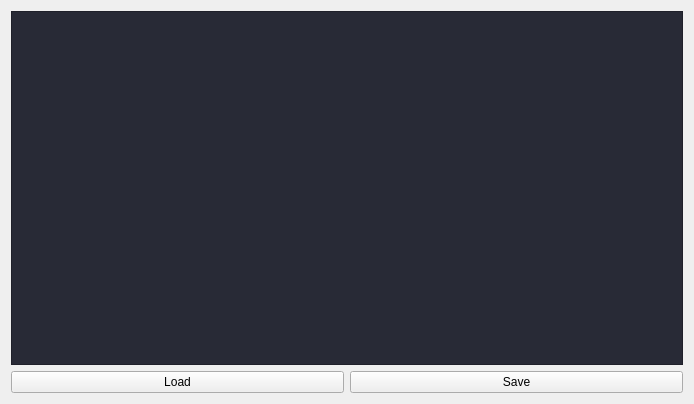
<?xml version="1.0" encoding="UTF-8"?>
<ui version="4.0">
 <class>LuaEditor</class>
 <widget class="QWidget" name="LuaEditor">
  <property name="geometry">
   <rect>
    <x>0</x>
    <y>0</y>
    <width>694</width>
    <height>404</height>
   </rect>
  </property>
  <property name="windowTitle">
   <string>Form</string>
  </property>
  <layout class="QGridLayout" name="gridLayout">
   <item row="0" column="0" colspan="2">
    <widget class="QCodeEditor" name="eEditor">
     <property name="styleSheet">
      <string notr="true">background-color: rgb(40, 42, 54);</string>
     </property>
     <property name="locale">
      <locale language="English" country="World"/>
     </property>
    </widget>
   </item>
   <item row="1" column="0">
    <widget class="QPushButton" name="bLoad">
     <property name="text">
      <string>Load</string>
     </property>
    </widget>
   </item>
   <item row="1" column="1">
    <widget class="QPushButton" name="bSave">
     <property name="text">
      <string>Save</string>
     </property>
    </widget>
   </item>
  </layout>
 </widget>
 <customwidgets>
  <customwidget>
   <class>QCodeEditor</class>
   <extends>QTextEdit</extends>
   <header location="global">QCodeEditor</header>
  </customwidget>
 </customwidgets>
 <resources/>
 <connections/>
</ui>
